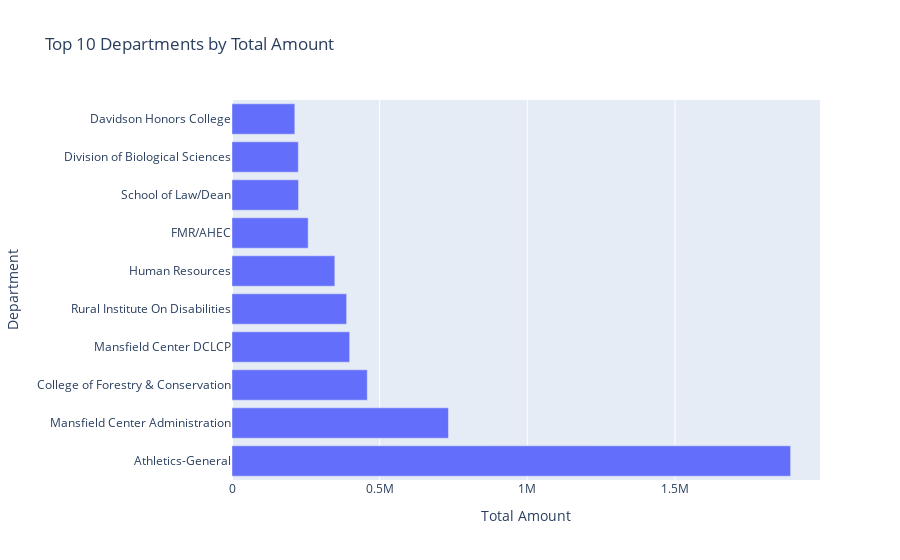

Notebook cell for this chart:
### Markdown cell above
### The final result of the analysis is here, the total amounts are just estimates due to the issues with faculty names being associated with multiple departments in some cases. However the general thrust of the analysis, that the top travellers are from athletics and the mansfield library, remains valid.

### Code cell
import plotly.express as px

# Create a horizontal bar chart
fig = px.bar(department_totals.head(10), 
             x='AMOUNT', 
             y='departments', 
             orientation='h', 
             title='Top 10 Departments by Total Amount',
             labels={'departments':'Department', 'AMOUNT':'Total Amount'})

# Display the plot
fig.show()

### Figure 1 — Plotly figure (JSON) as saved in the notebook; plotly's stock layout.template omitted (floating-point values rounded to 4 significant figures)
{"data": [{"alignmentgroup": "True", "hovertemplate": "Total Amount=%{x}<br>Department=%{y}<extra></extra>", "legendgroup": "", "marker": {"color": "#636efa", "pattern": {"shape": ""}}, "name": "", "offsetgroup": "", "orientation": "h", "showlegend": false, "textposition": "auto", "type": "bar", "x": [1892000.0, 733000.0, 458100.0, 398400.0, 388200.0, 348200.0, 257900.0, 225300.0, 224600.0, 212600.0], "xaxis": "x", "y": ["Athletics-General", "Mansfield Center Administration", "College of Forestry & Conservation", "Mansfield Center DCLCP", "Rural Institute On Disabilities", "Human Resources", "FMR/AHEC", "School of Law/Dean", "Division of Biological Sciences", "Davidson Honors College"], "yaxis": "y"}], "layout": {"barmode": "relative", "legend": {"tracegroupgap": 0}, "title": {"text": "Top 10 Departments by Total Amount"}, "xaxis": {"anchor": "y", "domain": [0, 1], "title": {"text": "Total Amount"}}, "yaxis": {"anchor": "x", "domain": [0, 1], "title": {"text": "Department"}}}}
